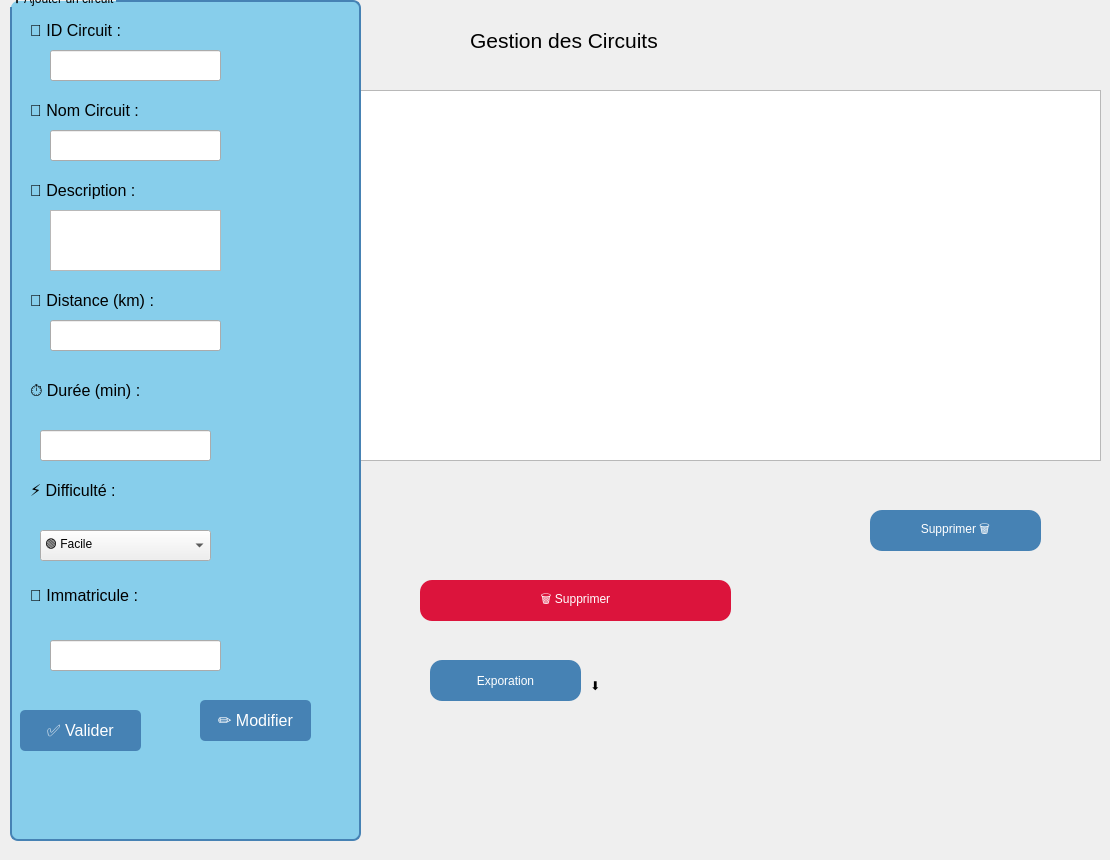
      <widget class="QWidget" name="tabCircuitAccueil">
       <attribute name="title">
        <string>Accueil</string>
       </attribute>
       <widget class="QLabel" name="labelTitreCircuit">
        <property name="geometry">
         <rect>
          <x>470</x>
          <y>10</y>
          <width>471</width>
          <height>61</height>
         </rect>
        </property>
        <property name="font">
         <font>
          <family>Segoe UI</family>
          <pointsize>16</pointsize>
          <italic>false</italic>
          <bold>false</bold>
         </font>
        </property>
        <property name="styleSheet">
         <string notr="true">font: 16pt &quot;Segoe UI&quot;;</string>
        </property>
        <property name="text">
         <string>Gestion des Circuits</string>
        </property>
       </widget>
       <widget class="QPushButton" name="pushButton_export_circuit">
        <property name="geometry">
         <rect>
          <x>430</x>
          <y>660</y>
          <width>151</width>
          <height>41</height>
         </rect>
        </property>
        <property name="styleSheet">
         <string notr="true">background-color: rgb(70, 130, 180);
font: 14pt &quot;Segoe UI&quot;;
font: 900 12pt &quot;Segoe UI&quot;;

    color: white;
    border-radius: 12px;
    padding: 8px 16px;</string>
        </property>
        <property name="text">
         <string>Exporation</string>
        </property>
       </widget>
       <widget class="QLabel" name="label_export_circuit">
        <property name="geometry">
         <rect>
          <x>590</x>
          <y>670</y>
          <width>63</width>
          <height>31</height>
         </rect>
        </property>
        <property name="styleSheet">
         <string notr="true">font: 14pt &quot;Segoe UI&quot;;</string>
        </property>
        <property name="text">
         <string>⬇️</string>
        </property>
       </widget>
       <widget class="QGroupBox" name="groupBoxCircuit">
        <property name="geometry">
         <rect>
          <x>10</x>
          <y>-10</y>
          <width>351</width>
          <height>851</height>
         </rect>
        </property>
        <property name="styleSheet">
         <string notr="true">QGroupBox {
        font: 900 9pt &quot;Segoe UI&quot;;
        font: 900 9pt &quot;Segoe UI&quot;;
        font: 16pt &quot;Segoe UI&quot;;

        background-color: rgb(135, 206, 235);
    border: 2px solid #4682B4;
    border-radius: 8px;
    margin-top: 10px;
}
QPushButton {
    background-color: #4682B4;
    color: white;
    border-radius: 5px;
    padding: 5px;
}
QPushButton:hover {
    background-color: #5A9BD5;
}</string>
        </property>
        <property name="title">
         <string>➕ Ajouter un circuit</string>
        </property>
        <widget class="QLabel" name="labelIdCircuit">
         <property name="geometry">
          <rect>
           <x>20</x>
           <y>30</y>
           <width>201</width>
           <height>21</height>
          </rect>
         </property>
         <property name="font">
          <font>
           <family>Segoe UI</family>
           <pointsize>12</pointsize>
           <italic>false</italic>
           <bold>false</bold>
          </font>
         </property>
         <property name="text">
          <string>🔢 ID Circuit :</string>
         </property>
        </widget>
        <widget class="QLineEdit" name="lineEdit_id_circuit">
         <property name="geometry">
          <rect>
           <x>40</x>
           <y>60</y>
           <width>171</width>
           <height>31</height>
          </rect>
         </property>
        </widget>
        <widget class="QLabel" name="labelNomCircuit">
         <property name="geometry">
          <rect>
           <x>20</x>
           <y>110</y>
           <width>171</width>
           <height>21</height>
          </rect>
         </property>
         <property name="font">
          <font>
           <family>Segoe UI</family>
           <pointsize>12</pointsize>
           <italic>false</italic>
           <bold>false</bold>
          </font>
         </property>
         <property name="text">
          <string>📝 Nom Circuit :</string>
         </property>
        </widget>
        <widget class="QLineEdit" name="lineEdit_nom_circuit">
         <property name="geometry">
          <rect>
           <x>40</x>
           <y>140</y>
           <width>171</width>
           <height>31</height>
          </rect>
         </property>
        </widget>
        <widget class="QLabel" name="labelDescCircuit">
         <property name="geometry">
          <rect>
           <x>20</x>
           <y>190</y>
           <width>171</width>
           <height>21</height>
          </rect>
         </property>
         <property name="font">
          <font>
           <family>Segoe UI</family>
           <pointsize>12</pointsize>
           <italic>false</italic>
           <bold>false</bold>
          </font>
         </property>
         <property name="text">
          <string>📄 Description :</string>
         </property>
        </widget>
        <widget class="QTextEdit" name="textEdit_desc_circuit">
         <property name="geometry">
          <rect>
           <x>40</x>
           <y>220</y>
           <width>171</width>
           <height>61</height>
          </rect>
         </property>
        </widget>
        <widget class="QLabel" name="labelDistance">
         <property name="geometry">
          <rect>
           <x>20</x>
           <y>300</y>
           <width>171</width>
           <height>21</height>
          </rect>
         </property>
         <property name="font">
          <font>
           <family>Segoe UI</family>
           <pointsize>12</pointsize>
           <italic>false</italic>
           <bold>false</bold>
          </font>
         </property>
         <property name="text">
          <string>📏 Distance (km) :</string>
         </property>
        </widget>
        <widget class="QLineEdit" name="lineEdit_distance">
         <property name="geometry">
          <rect>
           <x>40</x>
           <y>330</y>
           <width>171</width>
           <height>31</height>
          </rect>
         </property>
        </widget>
        <widget class="QLabel" name="labelDuree">
         <property name="geometry">
          <rect>
           <x>20</x>
           <y>390</y>
           <width>171</width>
           <height>21</height>
          </rect>
         </property>
         <property name="font">
          <font>
           <family>Segoe UI</family>
           <pointsize>12</pointsize>
           <italic>false</italic>
           <bold>false</bold>
          </font>
         </property>
         <property name="text">
          <string>⏱️ Durée (min) :</string>
         </property>
        </widget>
        <widget class="QLineEdit" name="lineEdit_duree_circuit">
         <property name="geometry">
          <rect>
           <x>30</x>
           <y>440</y>
           <width>171</width>
           <height>31</height>
          </rect>
         </property>
        </widget>
        <widget class="QLabel" name="labelDifficulte">
         <property name="geometry">
          <rect>
           <x>20</x>
           <y>490</y>
           <width>171</width>
           <height>21</height>
          </rect>
         </property>
         <property name="font">
          <font>
           <family>Segoe UI</family>
           <pointsize>12</pointsize>
           <italic>false</italic>
           <bold>false</bold>
          </font>
         </property>
         <property name="text">
          <string>⚡ Difficulté :</string>
         </property>
        </widget>
        <widget class="QComboBox" name="comboBox_difficulte">
         <property name="geometry">
          <rect>
           <x>30</x>
           <y>540</y>
           <width>171</width>
           <height>31</height>
          </rect>
         </property>
         <item>
          <property name="text">
           <string>🟢 Facile</string>
          </property>
         </item>
         <item>
          <property name="text">
           <string>🟡 Moyen</string>
          </property>
         </item>
         <item>
          <property name="text">
           <string>🔴 Difficile</string>
          </property>
         </item>
        </widget>
        <widget class="QLabel" name="labelImmatCircuit">
         <property name="geometry">
          <rect>
           <x>20</x>
           <y>590</y>
           <width>221</width>
           <height>31</height>
          </rect>
         </property>
         <property name="font">
          <font>
           <family>Segoe UI</family>
           <pointsize>12</pointsize>
           <italic>false</italic>
           <bold>false</bold>
          </font>
         </property>
         <property name="text">
          <string>🚗 Immatricule :</string>
         </property>
        </widget>
        <widget class="QLineEdit" name="lineEdit_immat_circuit">
         <property name="geometry">
          <rect>
           <x>40</x>
           <y>650</y>
           <width>171</width>
           <height>31</height>
          </rect>
         </property>
        </widget>
        <widget class="QPushButton" name="pushButton_validercircuit">
         <property name="geometry">
          <rect>
           <x>10</x>
           <y>720</y>
           <width>121</width>
           <height>41</height>
          </rect>
         </property>
         <property name="font">
          <font>
           <family>Segoe UI</family>
           <pointsize>12</pointsize>
           <italic>false</italic>
           <bold>false</bold>
          </font>
         </property>
         <property name="text">
          <string>✅ Valider</string>
         </property>
        </widget>
        <widget class="QPushButton" name="pushButton_modifiercircuit">
         <property name="geometry">
          <rect>
           <x>190</x>
           <y>710</y>
           <width>111</width>
           <height>41</height>
          </rect>
         </property>
         <property name="font">
          <font>
           <family>Segoe UI</family>
           <pointsize>12</pointsize>
           <italic>false</italic>
           <bold>false</bold>
          </font>
         </property>
         <property name="text">
          <string>✏️ Modifier</string>
         </property>
        </widget>
       </widget>
       <widget class="QTableView" name="tableView_circuits">
        <property name="geometry">
         <rect>
          <x>350</x>
          <y>90</y>
          <width>751</width>
          <height>371</height>
         </rect>
        </property>
        <property name="styleSheet">
         <string notr="true">background-color: #00008B;
    color: white;
    gridline-color: white;
    border-radius: 8px;
}
QHeaderView::section {
    background-color: #34495e;
    color: white;
    padding: 4px;
    border: 1px solid #2c3e50;</string>
        </property>
       </widget>
       <widget class="QPushButton" name="pushButton_supprimercircuit_bas">
        <property name="geometry">
         <rect>
          <x>870</x>
          <y>510</y>
          <width>171</width>
          <height>41</height>
         </rect>
        </property>
        <property name="styleSheet">
         <string notr="true">background-color: rgb(70, 130, 180);
font: 14pt &quot;Segoe UI&quot;;
font: 900 12pt &quot;Segoe UI&quot;;

    color: white;
    border-radius: 12px;
    padding: 8px 16px;</string>
        </property>
        <property name="text">
         <string>Supprimer 🗑️</string>
        </property>
       </widget>
       <widget class="QPushButton" name="pushButton_supprimercircuit">
        <property name="geometry">
         <rect>
          <x>420</x>
          <y>580</y>
          <width>311</width>
          <height>41</height>
         </rect>
        </property>
        <property name="styleSheet">
         <string notr="true">background-color: rgb(220, 20, 60);
font: 14pt &quot;Segoe UI&quot;;
font: 900 12pt &quot;Segoe UI&quot;;

    color: white;
    border-radius: 12px;
    padding: 8px 16px;</string>
        </property>
        <property name="text">
         <string>🗑️ Supprimer</string>
        </property>
       </widget>
       <zorder>tableView_circuits</zorder>
       <zorder>labelTitreCircuit</zorder>
       <zorder>groupBoxCircuit</zorder>
       <zorder>pushButton_export_circuit</zorder>
       <zorder>label_export_circuit</zorder>
       <zorder>pushButton_supprimercircuit_bas</zorder>
       <zorder>pushButton_supprimercircuit</zorder>
      </widget>
